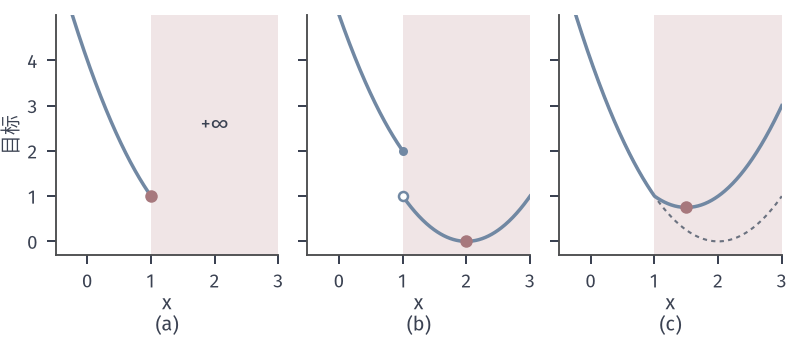

The Python source for this figure:
from pathlib import Path
import sys
ROOT = next(p for p in Path(__file__).resolve().parents if (p/'build.sh').is_file() and (p/'tex/book.tex').is_file())
sys.path.insert(0, str(ROOT/'figures/00-shared/mathematical-preliminaries-upper/00-shared/comprehension-figures'))
from support import figure, save, BLUE, GREEN, YELLOW, RED, PURPLE, INK, MUTED, GRID, BLUE_FILL, GREEN_FILL, YELLOW_FILL, RED_FILL, PURPLE_FILL
import numpy as np
HERE = Path(__file__).resolve().parent
STROKE = '#4C4D4F'
def panel(fig, left, right, top, bottom, wspace):
    fig.set_layout_engine(None)
    fig.subplots_adjust(left=left, right=right, top=top, bottom=bottom, wspace=wspace)
def tags(fig, axes):
    for ax, s in zip(axes, ('(a)', '(b)', '(c)', '(d)')):
        p = ax.get_position(); fig.text((p.x0+p.x1)/2, .015, s, ha='center', va='bottom')

# f(x)=(x-2)^2，约束 x<=1。约束指标函数、普通指示函数、有限惩罚。
f = lambda x: (x-2)**2
fig, axes = figure(width_mm=112, height_mm=48, ncols=3, sharey=True)
panel(fig, .07, .985, .955, .25, .13)
L=-.5; R=3
for ax in axes:
    ax.axvspan(1,R,facecolor=RED_FILL,edgecolor='none',zorder=0)
    ax.set_xlim(L,R); ax.set_ylim(-.3,5); ax.set_xticks([0,1,2,3]); ax.set_xlabel('$x$',labelpad=1)
a=axes[0]; x=np.linspace(L,1,200); a.plot(x,f(x),color=BLUE,lw=1.4)
a.plot([1],[1],'o',ms=5,color=RED,mew=0,zorder=4); a.text(2,2.6,r'$+\infty$',ha='center',va='center')
a.set_ylabel('目标',labelpad=2)
a.set_yticks([0,1,2,3,4])
b=axes[1]; x=np.linspace(L,1,200); b.plot(x,f(x)+1,color=BLUE,lw=1.4)
x=np.linspace(1.0001,R,200); b.plot(x,f(x),color=BLUE,lw=1.4)
b.plot([1],[2],'o',ms=3.6,color=BLUE,mew=0,zorder=4); b.plot([1],[1],'o',ms=3.6,mfc='white',mec=BLUE,mew=1,zorder=4)
b.plot([2],[0],'o',ms=5,color=RED,mew=0,zorder=4)
c=axes[2]; x=np.linspace(L,R,400)
c.plot(x,f(x),color=MUTED,lw=.85,ls=(0,(2,2)))
c.plot(x,f(x)+np.maximum(0,x-1),color=BLUE,lw=1.4)
c.plot([1.5],[.75],'o',ms=5,color=RED,mew=0,zorder=4)
tags(fig, axes)
save(fig, HERE, 'figure', {'f':'(x-2)^2','C':'x<=1','penalty':'max(0,x-1)','minimizers':{'a':1,'b':2,'c':1.5}})
